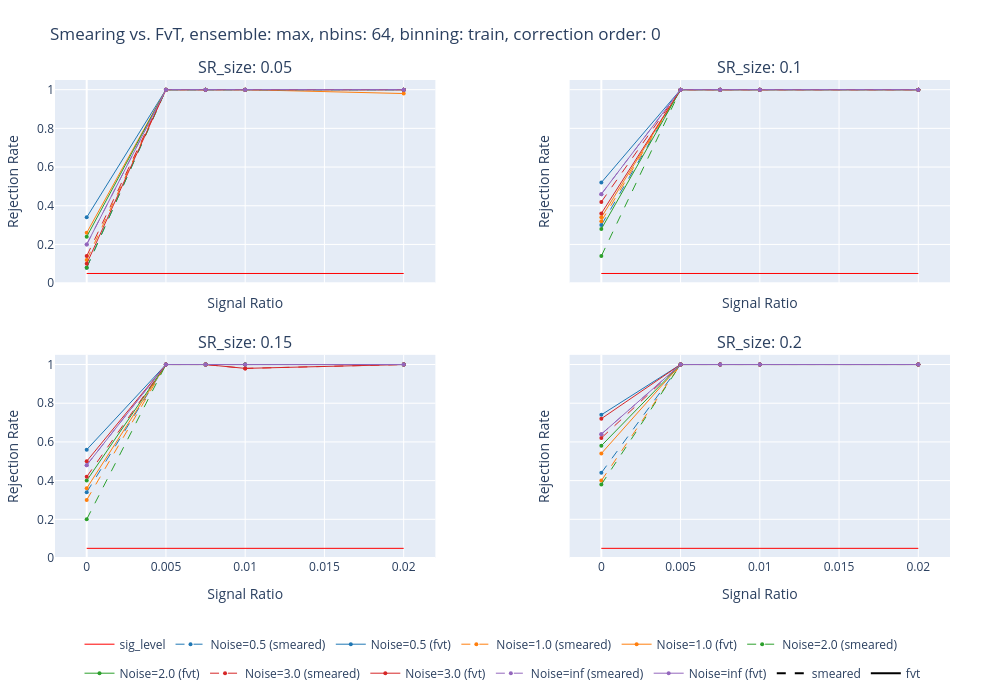
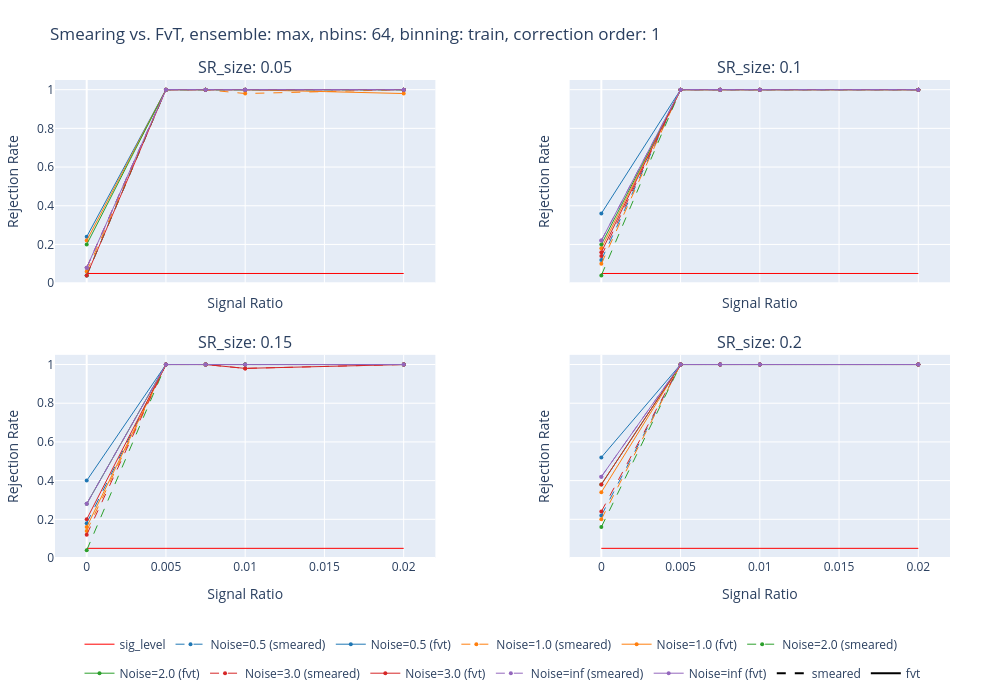
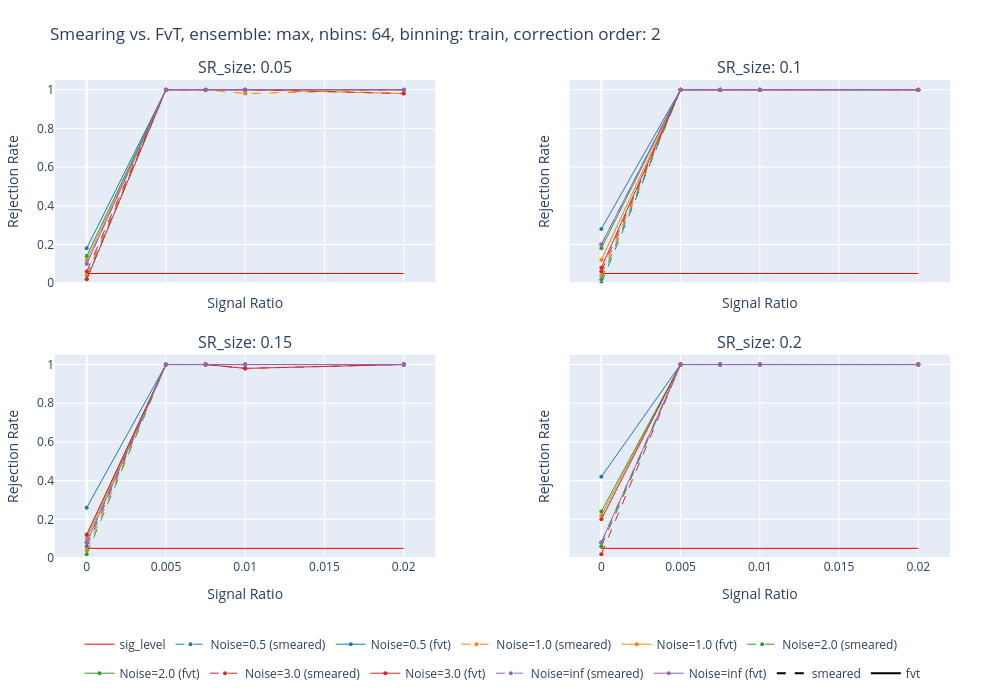
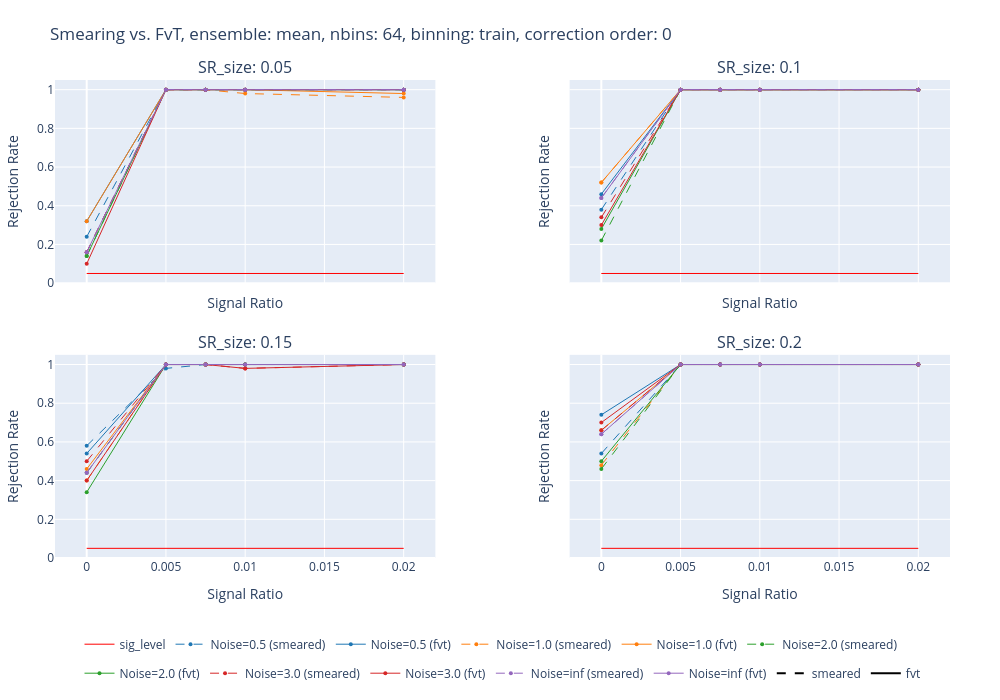

Notebook code for these charts, in order:
### Code cell
import numpy as np
import plotly.graph_objects as go
from plotly.subplots import make_subplots

# Define parameters
noise_scales = [0.5, 1.0, 2.0, 3.0, np.inf]
ensemble_modes = ["max", "mean"]
colors = ['#1f77b4', '#ff7f0e', '#2ca02c', '#d62728', '#9467bd']  # Plotly default colors
line_styles = ["dash", "solid"]  # Plotly line styles

# For each nbins and binning_mode combination
nbins = 64
binning_mode = "train"

for ensemble_mode in ensemble_modes:
    print(f"ensemble_mode: {ensemble_mode}")
    # Create figures for each correction order
    for correction_order, label in [
        ("rejected_o0", "order: 0"), 
        ("rejected_o1", "order: 1"), 
        ("rejected_o2", "order: 2")
    ]:
        # Create a 2x2 subplot figure with updated spacing
        fig = make_subplots(
            rows=2, cols=2,
            subplot_titles=[f"SR_size: {SR_size}" for SR_size in [0.05, 0.1, 0.15, 0.2]],
            shared_xaxes=True,
            shared_yaxes=True,
            vertical_spacing=0.15,
            horizontal_spacing=0.15
        )
        
        # Add a main title with tight layout
        fig.update_layout(
            title=f"Smearing vs. FvT, ensemble: {ensemble_mode}, nbins: {nbins}, binning: {binning_mode}, correction {label}",
            height=700,
            width=1000,
            margin=dict(l=50, r=50, t=80, b=120, pad=0),
            legend=dict(
                orientation="h",
                yanchor="top",
                y=-0.15,
                xanchor="center",
                x=0.5
            )
        )
        
        # Plot for each SR_size
        for i, SR_size in enumerate([0.05, 0.1, 0.15, 0.2]):
            row = i // 2 + 1
            col = i % 2 + 1
            
            # Add a horizontal line for significance level
            sig_level_trace = go.Scatter(
                x=[0, 0.02],
                y=[sig_level, sig_level],
                mode='lines',
                line=dict(color='red', dash='solid', width=1),
                name='sig_level',
                legendgroup='sig_level',
                showlegend=(i==0)
            )
            fig.add_trace(sig_level_trace, row=row, col=col)
            
            # Add traces for each noise scale and ensemble mode
            for j, noise_scale in enumerate(noise_scales):
                # Filter data for current parameters
                pull_df_filtered = pull_df_summary[
                    (pull_df_summary["SR_size"] == SR_size) &
                    (pull_df_summary["nbins"] == nbins) &
                    (pull_df_summary["binning_mode"] == binning_mode) &
                    (pull_df_summary["noise_scale"] == noise_scale) &
                    (pull_df_summary["ensemble_mode"] == ensemble_mode) 
                ]
                
                if not pull_df_filtered.empty:
                    smeared_df = pull_df_filtered[pull_df_filtered["bin_stats"] == "smeared"]
                    if not smeared_df.empty:
                        smeared_trace = go.Scatter(
                            x=smeared_df["signal_ratio"],
                            y=smeared_df[correction_order],
                            mode='lines+markers',
                            line=dict(color=colors[j], dash='dash', width=1),
                            marker=dict(size=4),
                            name=f"Noise={noise_scale} (smeared)",
                            legendgroup=f"noise_{noise_scale}_smeared",
                            showlegend=(i==0)
                        )
                        fig.add_trace(smeared_trace, row=row, col=col)
                    
                    fvt_df = pull_df_filtered[pull_df_filtered["bin_stats"] == "fvt"]
                    if not fvt_df.empty:
                        fvt_trace = go.Scatter(
                            x=fvt_df["signal_ratio"],
                            y=fvt_df[correction_order],
                            mode='lines+markers',
                            line=dict(color=colors[j], dash='solid', width=1),
                            marker=dict(size=4),
                            name=f"Noise={noise_scale} (fvt)",
                            legendgroup=f"noise_{noise_scale}_fvt",
                            showlegend=(i==0)
                        )
                        fig.add_trace(fvt_trace, row=row, col=col)
        
        # Update axes labels
        fig.update_xaxes(title_text="Signal Ratio", range=[-0.002, 0.022])
        fig.update_yaxes(title_text="Rejection Rate", range=[0, 1.05])
        
        # Create custom legend traces for the ensemble modes (dash patterns)
        style_smeared_trace = go.Scatter(
            x=[None], y=[None],
            mode='lines',
            line=dict(color='black', dash='dash'),
            name='smeared',
            legendgroup='style_smeared',
            showlegend=True
        )
        fig.add_trace(style_smeared_trace)
        
        style_fvt_trace = go.Scatter(
            x=[None], y=[None],
            mode='lines',
            line=dict(color='black', dash='solid'),
            name='fvt',
            legendgroup='style_fvt',
            showlegend=True
        )
        fig.add_trace(style_fvt_trace)
        
        # Display the figure
        fig.show()
